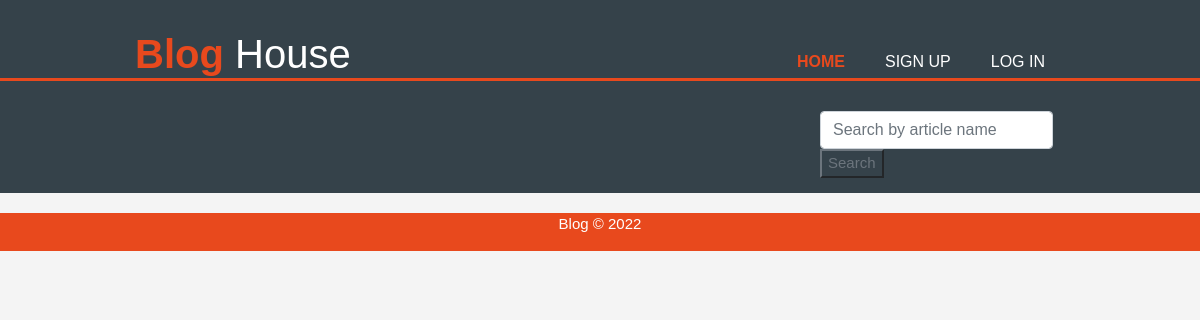
The app's page /, older data.
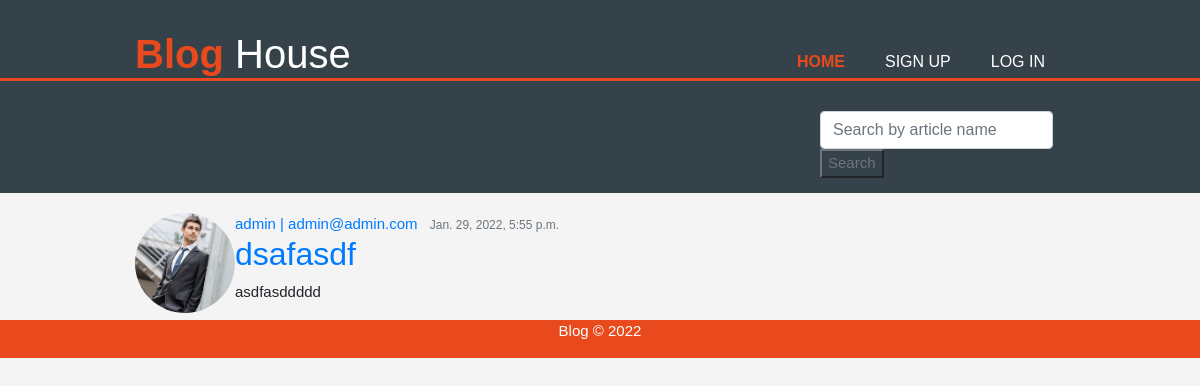
The same page, newer data.
### blog/models.py (models this page shows, shortened)
class Article(models.Model):
    author      = models.ForeignKey(User, on_delete=models.CASCADE)
    title       = models.CharField(max_length=30, null=False, blank=False)
    content     = models.TextField(null=False, blank=False)
    date_created= models.DateTimeField(auto_now_add=True)
    updated_date= models.DateTimeField(auto_now=True)

### accounts/models.py (models this page shows, shortened)
class CustomUser(AbstractUser):
    date_o_b    = models.DateField(blank=False, null=False)
    bio         = models.TextField(blank=False, null=False)
    REQUIRED_FIELDS = ['email', 'date_o_b', 'bio']
    def __str__(self):
        return f'{self.username} | {self.email}'

class Profile(models.Model):
    user    = models.OneToOneField(CustomUser, on_delete=models.CASCADE)
    pic     = models.ImageField(default='default_pic.png', upload_to='profile_pics')

### blog/views.py (the view)
# urls.py: path('', homepage, name="home"),
def homepage(request):
    Number_of_objects_in_page = 3
    articles    = Article.objects.all().order_by('-date_created')
    paginator   = Paginator(articles, Number_of_objects_in_page)
    page        = request.GET.get('page')
    try:
        articles = paginator.page(page)
    except PageNotAnInteger:
        articles = paginator.page(1)
    except EmptyPage:
        articles = paginator.page(paginator.num_pages)
    context     = {
        'posts'  : articles,
    }
    return render(request, 'blog/home.html', context)

### blog/templates/blog/home.html
{% extends 'blog/base.html' %}
{% block content %}
    {% for article in posts %}
        <article class="media content-section">
            <img class="rounded-circle article-img" src="{{ article.author.profile.pic.url }}">
            <div class="media-body">
            <div class="article-metadata">
                <a class="mr-2" href="{% url 'profile' article.author.pk %}">{{article.author}}</a>
                <small class="text-muted">{{article.date_created}}</small>
            </div>
            <h2><a class="article-title" href="{% url 'article_details' article.pk %}">{{article.title}}</a></h2>
            <p class="article-content">{{article.content|truncatewords:50}}</p>
            </div>
        </article>
    {% endfor %}
{% endblock content %}

Row changes from the older to the newer data that the page shows:
added Article: author.profile.pic (picture), author "admin | admin@admin.com", date_created "Jan. 29, 2022, 5:55 p.m.", title "dsafasdf", content "asdfasddddd"
